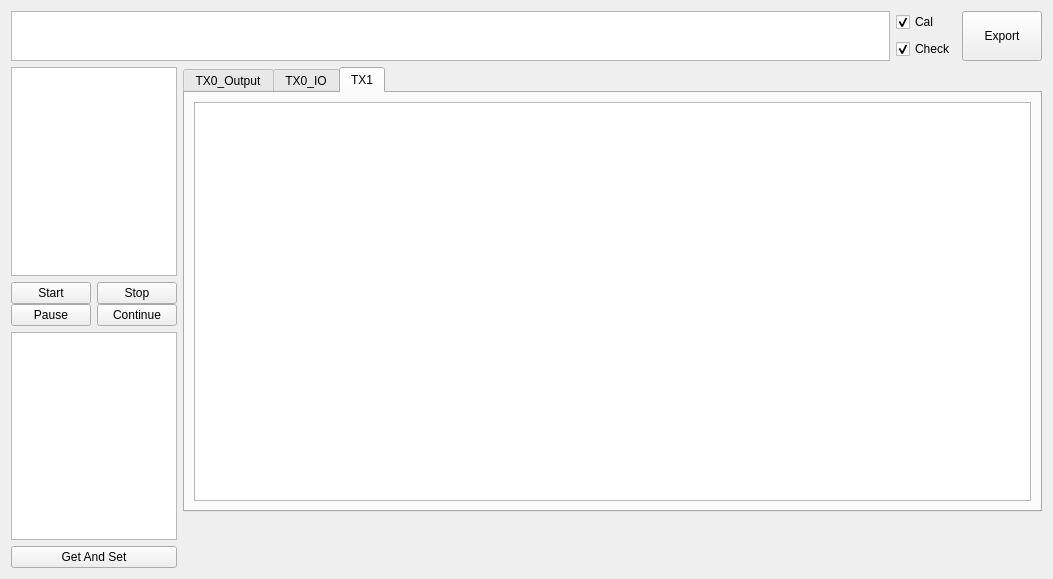
<?xml version="1.0" encoding="UTF-8"?>
<ui version="4.0">
 <class>Q_SP9500X_Cal_TX_Pwr_Widget</class>
 <widget class="QWidget" name="Q_SP9500X_Cal_TX_Pwr_Widget">
  <property name="geometry">
   <rect>
    <x>0</x>
    <y>0</y>
    <width>1053</width>
    <height>579</height>
   </rect>
  </property>
  <property name="windowTitle">
   <string>Form</string>
  </property>
  <layout class="QVBoxLayout" name="verticalLayout" stretch="0,1">
   <item>
    <layout class="QHBoxLayout" name="horizontalLayout_0" stretch="1,0,0">
     <item>
      <widget class="QTextEdit" name="textEditRFFreqs">
       <property name="sizePolicy">
        <sizepolicy hsizetype="Expanding" vsizetype="Fixed">
         <horstretch>0</horstretch>
         <verstretch>0</verstretch>
        </sizepolicy>
       </property>
       <property name="maximumSize">
        <size>
         <width>16777215</width>
         <height>50</height>
        </size>
       </property>
      </widget>
     </item>
     <item>
      <layout class="QVBoxLayout" name="verticalLayout_01">
       <item>
        <widget class="QCheckBox" name="checkBoxCal">
         <property name="sizePolicy">
          <sizepolicy hsizetype="Fixed" vsizetype="Fixed">
           <horstretch>0</horstretch>
           <verstretch>0</verstretch>
          </sizepolicy>
         </property>
         <property name="text">
          <string>Cal</string>
         </property>
         <property name="checked">
          <bool>true</bool>
         </property>
        </widget>
       </item>
       <item>
        <widget class="QCheckBox" name="checkBoxCheck">
         <property name="sizePolicy">
          <sizepolicy hsizetype="Fixed" vsizetype="Fixed">
           <horstretch>0</horstretch>
           <verstretch>0</verstretch>
          </sizepolicy>
         </property>
         <property name="text">
          <string>Check</string>
         </property>
         <property name="checked">
          <bool>true</bool>
         </property>
        </widget>
       </item>
      </layout>
     </item>
     <item>
      <widget class="QPushButton" name="pushButtonExport">
       <property name="sizePolicy">
        <sizepolicy hsizetype="Fixed" vsizetype="Expanding">
         <horstretch>0</horstretch>
         <verstretch>0</verstretch>
        </sizepolicy>
       </property>
       <property name="text">
        <string>Export</string>
       </property>
      </widget>
     </item>
    </layout>
   </item>
   <item>
    <layout class="QHBoxLayout" name="horizontalLayout" stretch="1,10">
     <item>
      <layout class="QVBoxLayout" name="verticalLayout_10">
       <item>
        <widget class="Q_Config_Table_View" name="tableViewConfig"/>
       </item>
       <item>
        <layout class="QHBoxLayout" name="horizontalLayout_100">
         <item>
          <layout class="QVBoxLayout" name="verticalLayout_1000">
           <property name="spacing">
            <number>0</number>
           </property>
           <item>
            <widget class="QPushButton" name="pushButtonStar">
             <property name="sizePolicy">
              <sizepolicy hsizetype="Fixed" vsizetype="Fixed">
               <horstretch>0</horstretch>
               <verstretch>0</verstretch>
              </sizepolicy>
             </property>
             <property name="text">
              <string>Start</string>
             </property>
            </widget>
           </item>
           <item>
            <widget class="QPushButton" name="pushButtonPaus">
             <property name="sizePolicy">
              <sizepolicy hsizetype="Fixed" vsizetype="Fixed">
               <horstretch>0</horstretch>
               <verstretch>0</verstretch>
              </sizepolicy>
             </property>
             <property name="text">
              <string>Pause</string>
             </property>
            </widget>
           </item>
          </layout>
         </item>
         <item>
          <layout class="QVBoxLayout" name="verticalLayout_1001">
           <property name="spacing">
            <number>0</number>
           </property>
           <item>
            <widget class="QPushButton" name="pushButtonStop">
             <property name="sizePolicy">
              <sizepolicy hsizetype="Fixed" vsizetype="Fixed">
               <horstretch>0</horstretch>
               <verstretch>0</verstretch>
              </sizepolicy>
             </property>
             <property name="text">
              <string>Stop</string>
             </property>
            </widget>
           </item>
           <item>
            <widget class="QPushButton" name="pushButtonCont">
             <property name="sizePolicy">
              <sizepolicy hsizetype="Fixed" vsizetype="Fixed">
               <horstretch>0</horstretch>
               <verstretch>0</verstretch>
              </sizepolicy>
             </property>
             <property name="text">
              <string>Continue</string>
             </property>
            </widget>
           </item>
          </layout>
         </item>
        </layout>
       </item>
       <item>
        <widget class="QTableView" name="tableViewSet"/>
       </item>
       <item>
        <widget class="QPushButton" name="pushButtonGetSet">
         <property name="sizePolicy">
          <sizepolicy hsizetype="Expanding" vsizetype="Fixed">
           <horstretch>0</horstretch>
           <verstretch>0</verstretch>
          </sizepolicy>
         </property>
         <property name="text">
          <string>Get And Set</string>
         </property>
        </widget>
       </item>
      </layout>
     </item>
     <item>
      <widget class="QSplitter" name="splitter">
       <property name="orientation">
        <enum>Qt::Vertical</enum>
       </property>
       <property name="handleWidth">
        <number>0</number>
       </property>
       <widget class="QTabWidget" name="tabWidget">
        <property name="currentIndex">
         <number>2</number>
        </property>
        <widget class="QWidget" name="tab0">
         <attribute name="title">
          <string>TX0_Output</string>
         </attribute>
         <layout class="QVBoxLayout" name="verticalLayout_4">
          <item>
           <widget class="Q_RDDT_TableView" name="tableViewTX0_Output"/>
          </item>
         </layout>
        </widget>
        <widget class="QWidget" name="tab1">
         <attribute name="title">
          <string>TX0_IO</string>
         </attribute>
         <layout class="QVBoxLayout" name="verticalLayout_3">
          <item>
           <widget class="Q_RDDT_TableView" name="tableViewTX0_IO"/>
          </item>
         </layout>
        </widget>
        <widget class="QWidget" name="tab2">
         <attribute name="title">
          <string>TX1</string>
         </attribute>
         <layout class="QVBoxLayout" name="verticalLayout_5">
          <item>
           <widget class="Q_RDDT_TableView" name="tableViewTX1"/>
          </item>
         </layout>
        </widget>
       </widget>
       <widget class="QwtPlot" name="plot">
        <property name="sizePolicy">
         <sizepolicy hsizetype="MinimumExpanding" vsizetype="Expanding">
          <horstretch>0</horstretch>
          <verstretch>0</verstretch>
         </sizepolicy>
        </property>
       </widget>
      </widget>
     </item>
    </layout>
   </item>
  </layout>
 </widget>
 <customwidgets>
  <customwidget>
   <class>QwtPlot</class>
   <extends>QFrame</extends>
   <header>qwt_plot.h</header>
  </customwidget>
  <customwidget>
   <class>Q_Config_Table_View</class>
   <extends>QTableView</extends>
   <header>config_table.h</header>
  </customwidget>
  <customwidget>
   <class>Q_RDDT_TableView</class>
   <extends>QTableView</extends>
   <header>rddt_tableview.hpp</header>
  </customwidget>
 </customwidgets>
 <resources/>
 <connections/>
</ui>
